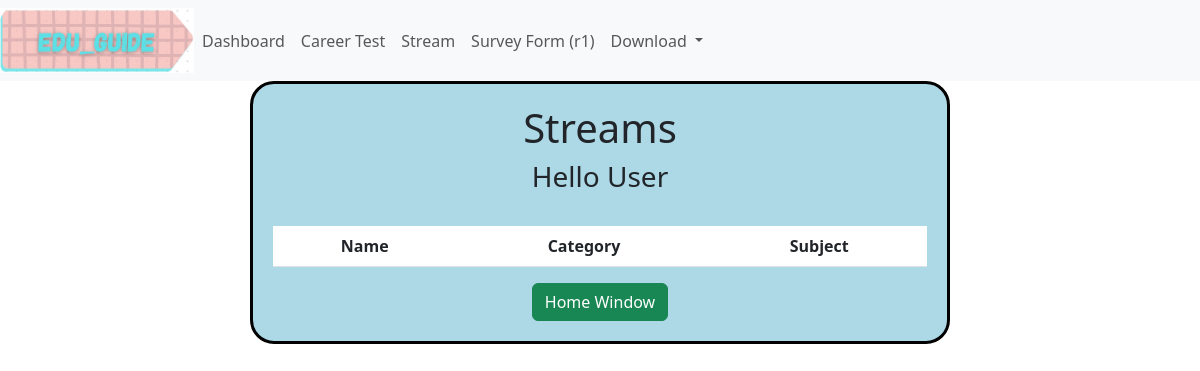
The page /navstream/ on the database as committed earlier.
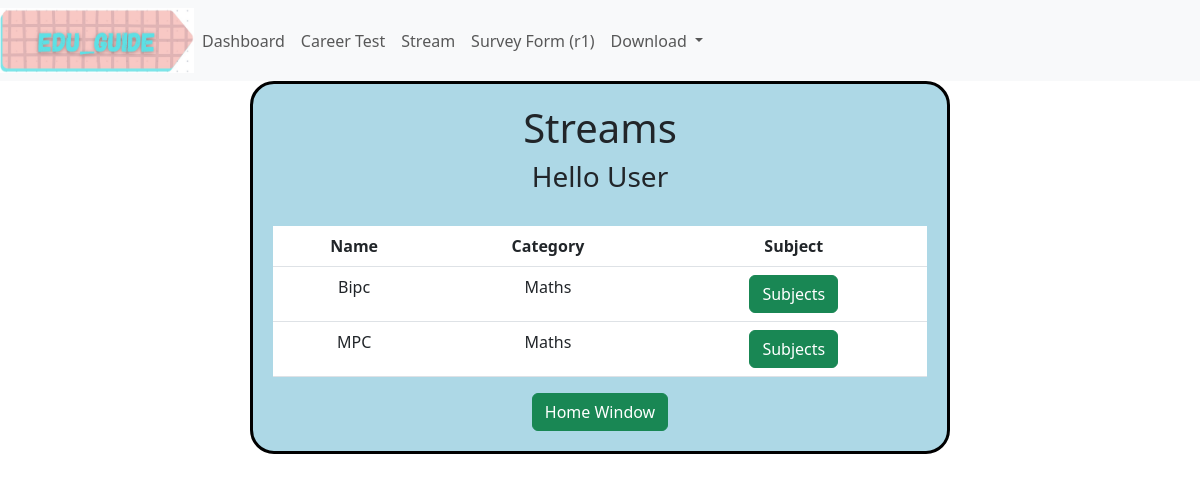
The same page on the database as committed later.
### Edu_app/models.py (models this page shows)
class Stream(models.Model):
    name = models.CharField(max_length=100)
    category = models.CharField(max_length=100)
    subjects = models.ManyToManyField('Subject')  # Or use ForeignKey if applicable

### Edu_app/views.py (the view)
# urls.py: path('navstream/',views.navstream,name='navstream'),
def navstream(request):
    streams=Stream.objects.all()
    return render(request,'navstream.html',{'streams':streams})

### templates/navstream.html (shortened to what this page needs)
{% extends 'base.html' %}
{% block content %}
<div class="box">
    <h1>Streams</h1>
    <h3>Hello User</h3>
    <table class="table">
        <tr>
            <th>Name</th>
            <th>Category</th>
            <th>Subject</th>
        </tr>
        {% for stream in streams %}
        <tr>
            <td>{{ stream.name }}</td>
            <td>{{ stream.category }}</td>
            <td>
                <a href="{% url 'subjects' stream.id %}">
                    <button type="button" class="btn btn-success">Subjects</button>
                </a>
            </td>
        </tr>
        {% endfor %}
    </table>
    <a href="{% url 'home' %}">
        <button type="button" class="btn btn-success">Home Window</button>
    </a>
</div>
{% endblock %}

### templates/base.html (shortened to what this page needs)
<!DOCTYPE html>
<html lang="en">
<head>
    <link href="https://cdn.jsdelivr.net/npm/bootstrap@5.3.0-alpha1/dist/css/bootstrap.min.css" rel="stylesheet">
</head>
<body>
    {% include 'navbar.html' %}
    {% block content %}{% endblock %}
</body>
</html>

### templates/navbar.html (shortened to what this page needs)
{% load static %}
<nav class="navbar navbar-expand-lg navbar-light bg-light">
    <img src ="{% static 'Images/LOGO.jpg' %}" width="194" height="65">
    <div class="collapse navbar-collapse" id="navbarSupportedContent">
      <ul class="navbar-nav mr-auto">
        <li class="nav-item active">
          <a class="nav-link" href="{% url 'dashboard'%}">Dashboard</a>
        </li>
        <li class="nav-item">
          <a class="nav-link" href="{% url 'career_test'%}">Career Test</a>
        </li>
        <li class="nav-item">
          <a class="nav-link" href="{% url 'navstream'%}">Stream</a>
        </li>
        <li class="nav-item">
          <a class="nav-link" href="{% url 'r1' %}">Survey Form (r1)</a>
        </li>
        <li class="nav-item dropdown">
          <a class="nav-link dropdown-toggle" href="#" id="navbarDropdown" role="button" data-toggle="dropdown" aria-haspopup="true" aria-expanded="false">
            Download
          </a>
        </li>
    </div>
  </nav>

### templates/base.html (style rules this page uses)
body { background-color: white; }
.box { margin-top: 40px; width: 700px; display: block; margin: auto; border: 3px solid black; text-align: center; background-color: lightblue; border-radius: 24px; padding: 20px; }

Rows that differ between the two databases and show on the page:
added Stream: name "Bipc", category "Maths"
now on this page (row edited): Stream: name "MPC", category "Maths"
